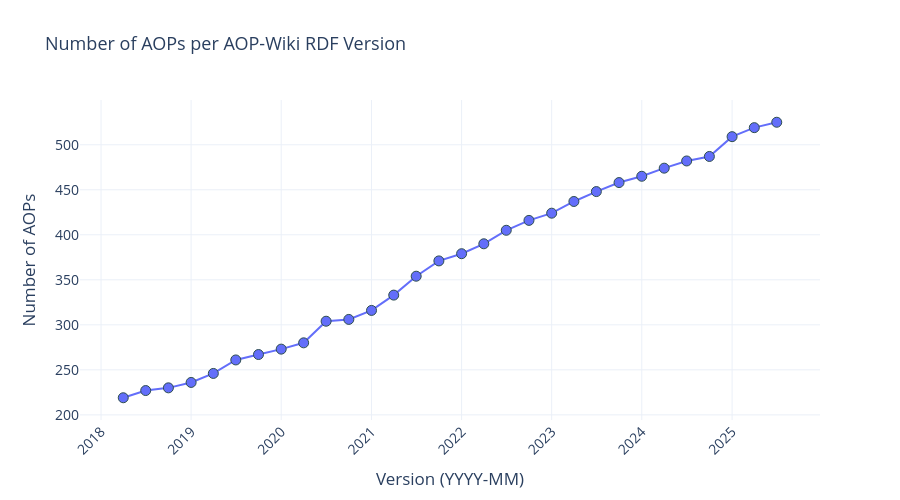

Notebook source saved alongside this figure:
### Code cell
%pip install plotly
%pip install -U nbformat notebook ipywidgets

import sys
print(sys.executable)


import plotly.express as px

# Plotly line plot with hover
fig = px.line(
    df_all,
    x="version",
    y="AOPs",
    markers=True,
    title="Number of AOPs per AOP-Wiki RDF Version",
    labels={"version": "Version (YYYY-MM)", "AOPs": "Number of AOPs"},
    hover_data={"version": True, "AOPs": True}
)

fig.update_traces(marker=dict(size=10, line=dict(width=1, color='DarkSlateGrey')))
fig.update_layout(
    xaxis_tickangle=-45,
    template="plotly_white",
    hovermode="x unified",
    title_font_size=18,
    font=dict(size=14),
    height=500
)

fig.show()

### Figure 1 — Plotly figure (JSON) as saved in the notebook; plotly's stock layout.template omitted (floating-point values rounded to 4 significant figures)
{"data": [{"hovertemplate": "Version (YYYY-MM)=%{x}<br>Number of AOPs=%{y}<extra></extra>", "legendgroup": "", "line": {"color": "#636efa", "dash": "solid"}, "marker": {"line": {"color": "DarkSlateGrey", "width": 1}, "size": 10, "symbol": "circle"}, "mode": "lines+markers", "name": "", "orientation": "v", "showlegend": false, "type": "scatter", "x": ["2018-04", "2018-07", "2018-10", "2019-01", "2019-04", "2019-07", "2019-10", "2020-01", "2020-04", "2020-07", "2020-10", "2021-01", "2021-04", "2021-07", "2021-10", "2022-01", "2022-04", "2022-07", "2022-10", "2023-01", "2023-04", "2023-07", "2023-10", "2024-01", "2024-04", "2024-07", "2024-10", "2025-01", "2025-04", "2025-07"], "xaxis": "x", "y": [219, 227, 230, 236, 246, 261, 267, 273, 280, 304, 306, 316, 333, 354, 371, 379, 390, 405, 416, 424, 437, 448, 458, 465, 474, 482, 487, 509, 519, 525], "yaxis": "y"}], "layout": {"font": {"size": 14}, "height": 500, "hovermode": "x unified", "legend": {"tracegroupgap": 0}, "title": {"font": {"size": 18}, "text": "Number of AOPs per AOP-Wiki RDF Version"}, "xaxis": {"anchor": "y", "domain": [0, 1], "tickangle": -45, "title": {"text": "Version (YYYY-MM)"}}, "yaxis": {"anchor": "x", "domain": [0, 1], "title": {"text": "Number of AOPs"}}}}
